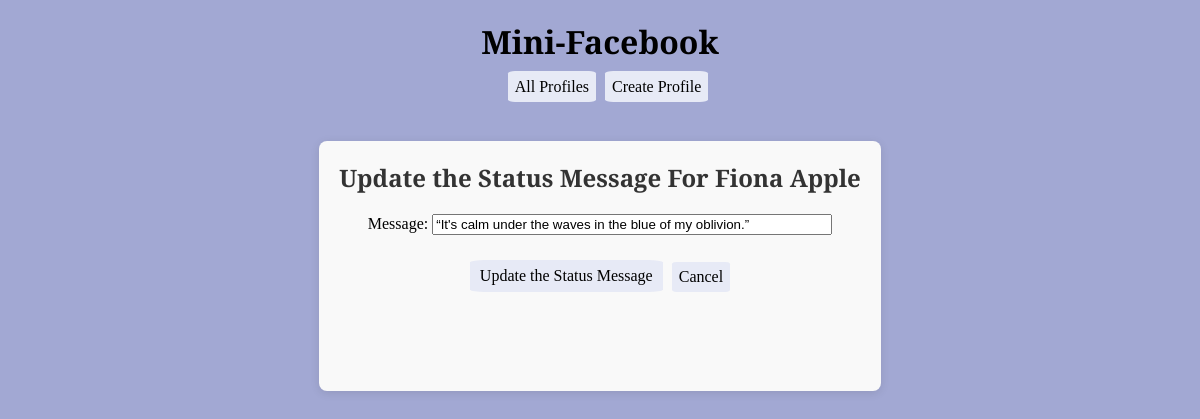
The app's page /mini_fb/status/11/update with its own data.
### mini_fb/models.py (models this page shows, shortened)
class Profile(models.Model):
    first_name = models.TextField(blank=False)
    last_name =  models.TextField(blank=False)
    city =  models.TextField(blank=False)
    email =  models.TextField(blank=False)
    image_url = models.TextField(blank=False)

class StatusMessage(models.Model):
    profile = models.ForeignKey("Profile", on_delete=models.CASCADE) ## foreign key specification
    timestamp =  models.DateTimeField(auto_now=True)
    message = models.TextField(blank=False)

### mini_fb/views.py (the view, shortened to what this page needs)
class UpdateStatusMessageView(UpdateView):
    model = StatusMessage
    form_class = UpdateStatusMessageForm
    template_name = "mini_fb/update_status_form.html"
    def get_context_data(self, **kwargs: Any) -> dict[str, Any]:
        context = super().get_context_data(**kwargs)
        status_message = StatusMessage.objects.get(pk=self.kwargs['pk'])
        context['profile'] = status_message.profile
        return context

### mini_fb/forms.py
class UpdateStatusMessageForm(forms.ModelForm):
    class Meta:
        model = StatusMessage
        fields = ['message']
        widgets = {
            'message': forms.TextInput(attrs={
                'class': 'large-text-field',
                'style': 'width: 400px;',
            }),
        }

### mini_fb/templates/mini_fb/update_status_form.html (shortened to what this page needs)
{% extends 'mini_fb/base.html' %}
{% block content %}
<div class="profile-status-container">
    <h2 class="form-title">Update the Status Message For {{ profile.first_name }} {{ profile.last_name }}</h2>
    <form method="POST" class="profile-form">
        <div class="form-body">
            {{ form.as_p }}
        </div>
        <div class="form-actions">
            <button type="submit" class="btn btn-primary">Update the Status Message</button> <br><br>
            <a href="{% url 'show_profile' profile.pk %}" class="nav-link-cancel">Cancel</a>
        </div>
    </form>
</div>
{% endblock %}

### static/mini_fb.css (style rules this page uses)
* { margin: 0; box-sizing: border-box; }
html, body { min-height: 100vh; display: flex; flex-direction: column; margin: 0; }
body { background: #a2a8d3; font-family: 'Merriweather', serif; flex: 1; }
h2 { margin: 0; }
a { text-decoration: none; background: #e7eaf6; }
.form-title { text-align: center; margin-bottom: 20px; font-size: 1.5rem; color: #333; }
.profile-form { display: flex; flex-direction: column; align-items: center; }
.form-body p { margin-bottom: 15px; width: 100%; text-align: center; }
.form-actions { display: flex; justify-content: center; width: 100%; }
.btn { display: inline-block; padding: 3px 10px; background: #e7eaf6; color: black; border: none; border-radius: 8%; cursor: pointer; text-align: center; font-size: 1rem; margin-top: 10px; font-family: 'Merriweather', serif; border-radius: 8%; }
.nav-link-cancel { display: inline-block; padding: 7px; border-radius: 8%; color: black; text-align: center; vertical-align: middle; line-height: 1; background-color: #e7eaf6; margin-left: 9px; margin-top: 12px; text-decoration: none; height: 30px; font-size: 16px; }
.profile-status-container { max-width: 600px; height: 250px; margin: 0 auto; margin-top: 30px; padding: 20px; background-color: #f9f9f9; border-radius: 8px; box-shadow: 0 2px 10px rgba(0, 0, 0, 0.1); }

### records on screen
Profile: first_name "Fiona", last_name "Apple"
StatusMessage: message "“It's calm under the waves in the blue of my oblivion.”"
